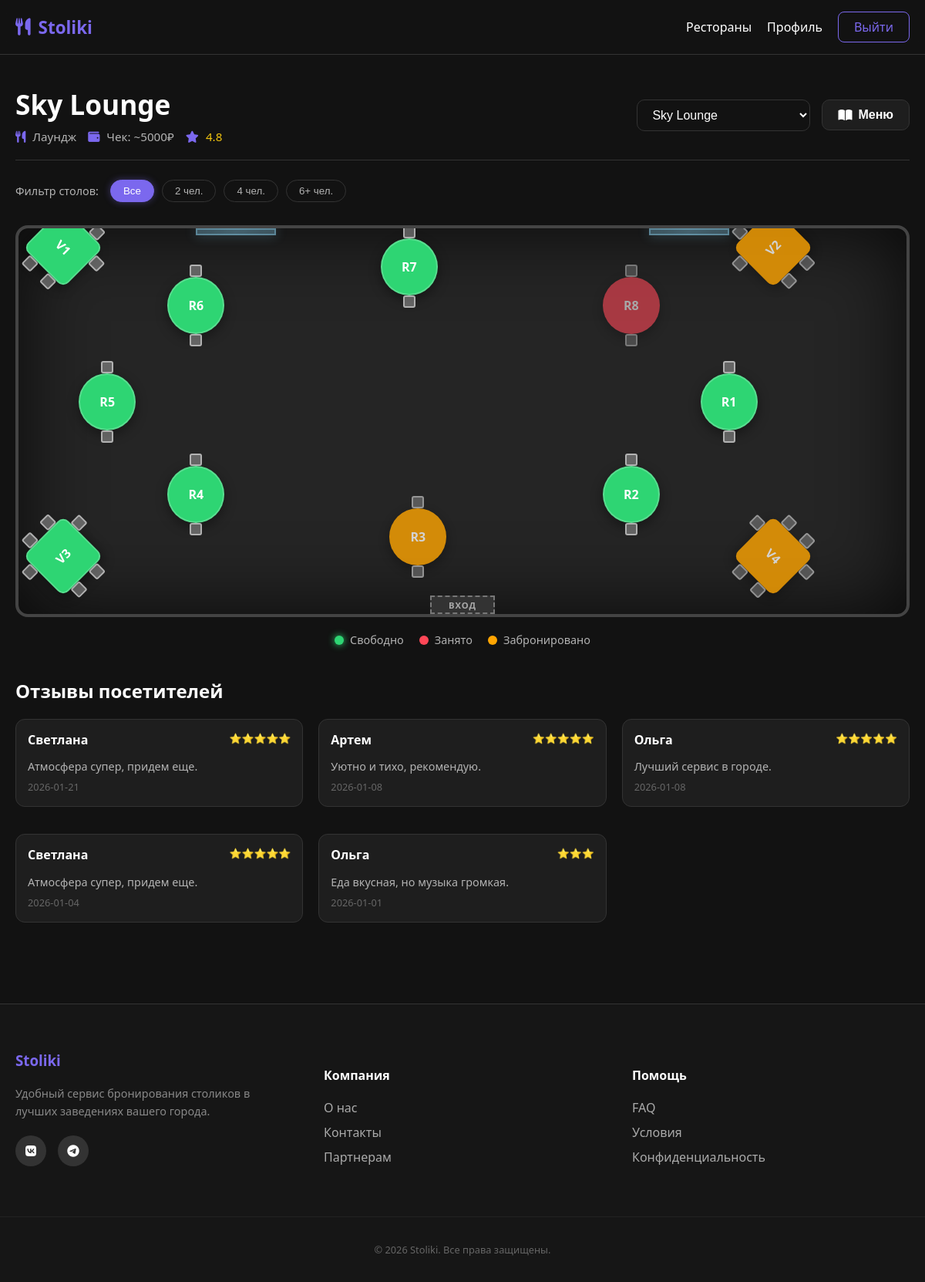
The page /booking?cafe=3 (signed in) on the database its author committed.
### tables this page shows
CREATE TABLE cafes (
                 id INTEGER PRIMARY KEY AUTOINCREMENT,
                 name TEXT NOT NULL, address TEXT NOT NULL, cuisine TEXT NOT NULL, is_24h INTEGER DEFAULT 0,
                 avg_check INTEGER DEFAULT 1500, tags TEXT DEFAULT "");

CREATE TABLE tables (
                 id INTEGER PRIMARY KEY AUTOINCREMENT,
                 cafe_id INTEGER, number TEXT NOT NULL, seats INTEGER NOT NULL,
                 pos_x INTEGER DEFAULT 0, pos_y INTEGER DEFAULT 0,
                 shape TEXT DEFAULT 'rect', rotation INTEGER DEFAULT 0,
                 FOREIGN KEY(cafe_id) REFERENCES cafes(id));

CREATE TABLE reviews (
                 id INTEGER PRIMARY KEY AUTOINCREMENT,
                 cafe_id INTEGER, user_name TEXT, rating INTEGER, text TEXT, date TEXT,
                 FOREIGN KEY(cafe_id) REFERENCES cafes(id));

### app.py (the view, shortened to what this page needs)
@app.route('/booking', methods=['GET', 'POST'])
def booking():
    if 'user_id' not in session: return redirect(url_for('login'))
    conn = get_db_connection()
    selected_cafe_id = request.args.get('cafe', 1)
    current_cafe = conn.execute("SELECT * FROM cafes WHERE id=?", (selected_cafe_id,)).fetchone()
    cafes = conn.execute("SELECT id, name FROM cafes").fetchall()
    tables = conn.execute("SELECT * FROM tables WHERE cafe_id=?", (selected_cafe_id,)).fetchall()
    reviews = conn.execute("SELECT * FROM reviews WHERE cafe_id=? ORDER BY date DESC LIMIT 5",
                           (selected_cafe_id,)).fetchall()
    today = datetime.now().strftime('%Y-%m-%d')
    real_bookings = [r['table_id'] for r in conn.execute("SELECT table_id FROM bookings WHERE cafe_id=? AND date=?",
                                                         (selected_cafe_id, today)).fetchall()]
    seed = int(time.time() // 300)
    random.seed(seed + int(selected_cafe_id))
    table_statuses = {}
    for t in tables:
        t_id = t['id']
        if t_id in real_bookings:
            table_statuses[t_id] = 'occupied'
        else:
            rand = random.random()
            table_statuses[t_id] = 'free' if rand < 0.6 else 'occupied' if rand < 0.9 else 'booked'
    conn.close()
    return render_template('booking.html', current_cafe=current_cafe, all_cafes=cafes, tables=tables,
                           table_statuses=table_statuses, today=today, reviews=reviews)

### app.py (called while the page is built)
def get_db_connection():
    conn = sqlite3.connect('database.db')
    conn.row_factory = sqlite3.Row
    return conn

### templates/booking.html (shortened to what this page needs)
{% extends "base.html" %}
{% block content %}
<div class="booking-container">
    <div class="booking-header-redesigned">
        <div class="header-main-info">
            <h1 class="cafe-title">{{ current_cafe.name }}</h1>
            <div class="cafe-meta-tags">
                <span class="meta-tag"><i class="fas fa-utensils"></i> {{ current_cafe.cuisine }}</span>
                <span class="meta-tag"><i class="fas fa-wallet"></i> Чек: ~{{ current_cafe.avg_check }}₽</span>
                <span class="meta-tag rating"><i class="fas fa-star"></i> 4.8</span>
            </div>
        </div>
        <div class="header-actions">
             <div class="cafe-selector-wrapper">
                <select id="cafe-selector" onchange="location = this.value;">
                    {% for cafe in all_cafes %}
                    <option value="{{ url_for('booking', cafe=cafe.id) }}" {% if cafe.id == current_cafe.id %}selected{% endif %}>
                        {{ cafe.name }}
                    </option>
                    {% endfor %}
                </select>
            </div>
            <button class="btn-menu-dark" onclick="document.getElementById('menu-modal').style.display='block'">
                <i class="fas fa-book-open"></i> Меню
            </button>
        </div>
    </div>
    <div class="filters-bar">
        <span class="filter-label">Фильтр столов:</span>
        <div class="filter-options">
            <button class="filter-pill active" onclick="filterTables('all')">Все</button>
            <button class="filter-pill" onclick="filterTables(2)">2 чел.</button>
            <button class="filter-pill" onclick="filterTables(4)">4 чел.</button>
            <button class="filter-pill" onclick="filterTables(6)">6+ чел.</button>
        </div>
    </div>
    <div class="restaurant-map-container">
        <div class="map-door" style="bottom: 0; left: 50%; transform: translateX(-50%);">Вход</div>
        <div class="map-window" style="top: 0; left: 20%; width: 100px; height: 5px;"></div>
        <div class="map-window" style="top: 0; right: 20%; width: 100px; height: 5px;"></div>
        {% for table in tables %}
        {% set status = table_statuses[table.id] %}
        <div class="map-element shape-{{ table.shape }} status-{{ status }} table-spot"
             style="left: {{ table.pos_x }}%; top: {{ table.pos_y }}%; transform: translate(-50%, -50%) rotate({{ table.rotation }}deg);"
             data-id="{{ table.id }}"
             data-seats="{{ table.seats }}"
             data-number="{{ table.number }}"
             {% if status == 'free' %}onclick="selectTable(this)"{% endif %}>
            <span class="table-number">{{ table.number }}</span>
            {% for i in range(table.seats) %}
            <div class="chair chair-{{ i }}"></div>
            {% endfor %}
        </div>
        {% endfor %}
    </div>
    <div class="map-legend">
        <div class="legend-item"><span class="dot free"></span> Свободно</div>
        <div class="legend-item"><span class="dot occupied"></span> Занято</div>
        <div class="legend-item"><span class="dot booked"></span> Забронировано</div>
    </div>
    <div class="reviews-section">
        <h2 style="color:white; margin-bottom: 20px;">Отзывы посетителей</h2>
        <div class="reviews-grid" style="display: grid; grid-template-columns: repeat(auto-fit, minmax(300px, 1fr)); gap: 20px;">
            {% for review in reviews %}
            <div class="review-card">
                <div class="review-header">
                    <span class="review-author">{{ review.user_name }}</span>
                    <span class="review-rating">
                        {% for i in range(review.rating) %}⭐{% endfor %}
                    </span>
                </div>
                <p class="review-text">{{ review.text }}</p>
                <span class="review-date">{{ review.date }}</span>
            </div>
            {% endfor %}
        </div>
    </div>
</div>
{% endblock %}

### rows shown on the page
cafes: name "Sky Lounge", cuisine "Лаундж", avg_check "5000"
tables: number "R1", seats 2 (drawn)
tables: number "R2", seats 2 (drawn)
tables: number "R3", seats 2 (drawn)
tables: number "R4", seats 2 (drawn)
tables: number "R5", seats 2 (drawn)
tables: number "R6", seats 2 (drawn)
tables: number "R7", seats 2 (drawn)
tables: number "R8", seats 2 (drawn)
tables: number "V1"
tables: number "V2"
tables: number "V3", seats 6 (drawn)
tables: number "V4", seats 6 (drawn)
reviews: user_name "Светлана", text "Атмосфера супер, придем еще.", date "2026-01-21"
reviews: user_name "Артем", text "Уютно и тихо, рекомендую.", date "2026-01-08"
reviews: user_name "Ольга", text "Лучший сервис в городе.", date "2026-01-08"
reviews: user_name "Светлана", text "Атмосфера супер, придем еще.", date "2026-01-04"
reviews: user_name "Ольга", text "Еда вкусная, но музыка громкая.", date "2026-01-01"

### other values the page prints
form field value "Sky Lounge"
